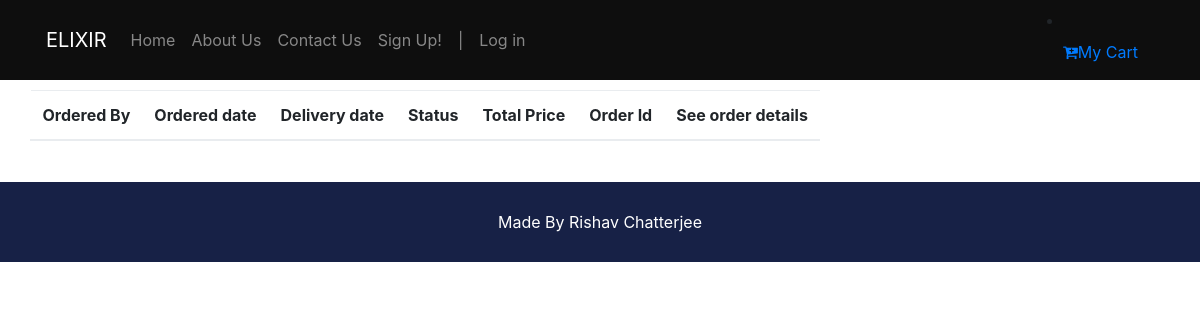
Before: /orderview/1 with the older database file.
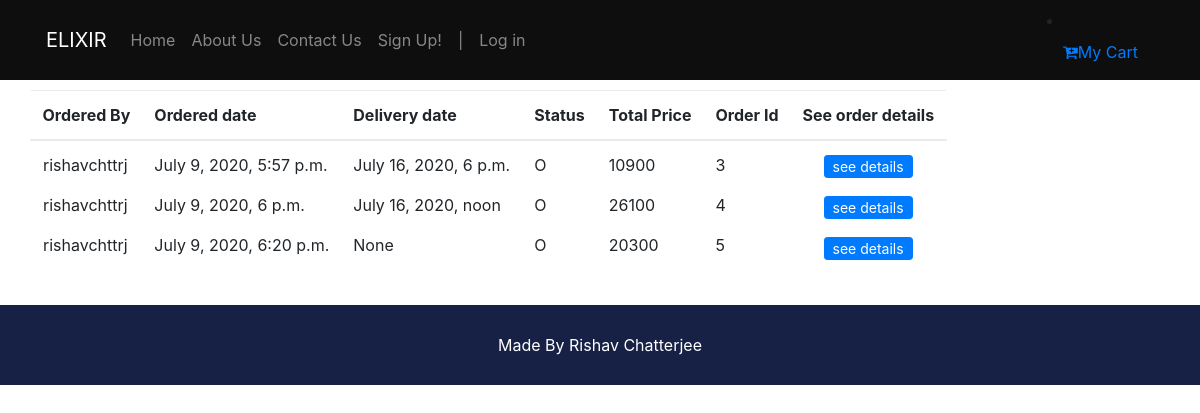
After: the same page with the newer database file.
### products/models.py (models this page shows, shortened)
class Order(models.Model):
    statuses = [("O","Ordered"), ("S","Shipped"),("C","Cancelled"),("D","Delivered"),("R","Returned"),("L","Lost")]
    user = models.ForeignKey(get_user_model(), on_delete=models.CASCADE,blank=True)
    date_created = models.DateTimeField(auto_now_add=True, null=True)
    shipment_date = models.DateTimeField(auto_now_add=False, null=True)
    status = models.CharField(max_length=1, choices=statuses, default = "O" )
    total_bill = models.IntegerField()

### account/models.py (models this page shows, shortened)
class User(AbstractUser):
    first_name = models.CharField(max_length=100)
    last_name = models.CharField(max_length=100)
    username = models.CharField(max_length=100, unique=True)
    email = models.EmailField()
    contact_no = PhoneNumberField()
    address1 = models.TextField()
    address2 = models.TextField()
    REQUIRED_FIELDS=['email','contact_no']
    def __str__(self):
        return self.username

### products/views.py (the view)
# urls.py: path('orderview/<int:id>', OrderView.as_view(), name='orderview'),
class OrderView(generic.View):
    def get(self,request, *args, **kwargs):
        orders = Order.objects.filter(user_id = kwargs['id'])
        context = {'orders':orders}
        return render(request, "products/order-details.html", context)

### products/templates/products/order-details.html
{% extends "products/base.html" %}
{% block content %}
{% load mathfilters %}
<section class="ftco-section" id="bill_table">
    <div class="container">
        <div class="row">
            <div class="table-wrap">
                    <table class="table">
                        <thead class="thead-primary">
                            <tr>
                            <th>Ordered By</th>
                            <th>Ordered date</th>
                            <th>Delivery date</th>
                            <th>Status</th>
                            <th>Total Price</th>
                            <th>Order Id</th>
                            <th>See order details</th>
                        </tr>
                        </thead>
                        <tbody>
                            <tr class="alert" role="alert">
                          <td>
                              <div class="email">
                                {% for order in orders %}
                                <p>{{order.user}}</p>
                                {% endfor %}
                              </div>
                          </td>
                            <td>
                              <div>
                                {% for order in orders %}
                                <p>{{order.date_created}}</p>
                                {% endfor %}
                              </div>
                            </td>
                            <td>
                                <div>
                                    {% for order in orders %}
                                    <p>{{order.shipment_date}}</p>
                                    {% endfor %}
                                </div>
                            </td>
                        <td>
                            <div>
                                {% for order in orders %}
                                <p>{{order.status}}</p>
                                {% endfor %}
                            </div>
                        </td>
                        <td class="quantity">
                            <div>
                                {% for order in orders %}
                                <p>{{order.total_bill}}</p>
                                {% endfor %}
                            </div>
                        </td>
                        <td>
                            <div>
                                {% for order in orders %}
                                <p>{{order.id}}</p>
                                {% endfor %}
                            </div>
                        </td>
                        <td>
                            {% for order in orders %}
                            <p class="text-center"><a href="{% url 'orderitemview' order.id %}" class="btn btn-primary btn-sm py-0">see details</a></p>
                            {% endfor %}
                        </td>
                        </tr>
                    </tbody>
                </table>
            </div>
        </div>
    </div>
</section>
{% endblock %}

Changed rows visible on the page:
added Order: user "rishavchttrj", date_created "July 9, 2020, 5:57 p.m.", shipment_date "July 16, 2020, 6 p.m.", status "O", total_bill "10900", id "3"
added Order: user "rishavchttrj", date_created "July 9, 2020, 6 p.m.", shipment_date "July 16, 2020, noon", status "O", total_bill "26100", id "4"
added Order: user "rishavchttrj", date_created "July 9, 2020, 6:20 p.m.", shipment_date "None", status "O", total_bill "20300", id "5"
